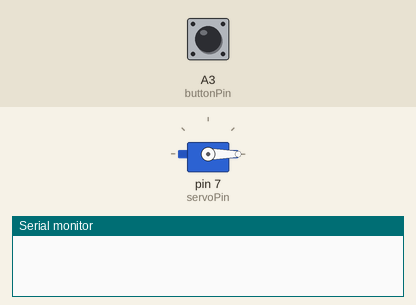
A sketch run on a simulated Arduino Uno, built with avr-gcc and run on an emulated ATmega328P. On the bench: servo, the last lines printed to the serial monitor. The test bench sets the inputs (shaded band); at power-on: A3 (buttonPin) HIGH.

Above: at 1.2 s.
1.3 s: A3 (buttonPin) pulled LOW for 3.2 s
At 2.1 s:
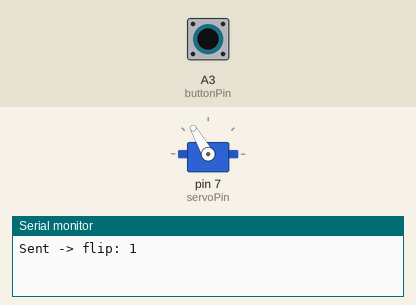
Timing chart, 0 to 6.8 s (numbered marks = the images above; inputs shaded):
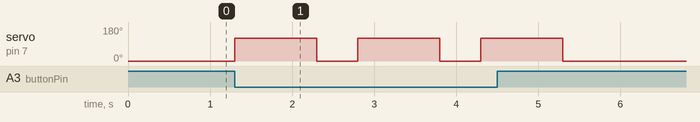

The sketch:

flippyOnly.ino
```cpp
#include <Servo.h>

// the servo object
Servo flippy;

// pin number
const int servoPin = 7;
const int buttonPin = A3;    // change to where the button is pinned

// position of the flippy (in degrees)
const int restPos = 0;
const int flipPos = 120;

int pos = 0;

void setup() {
  // put your setup code here, to run once:
  flippy.attach(servoPin);
  flippy.write(pos);

  pinMode(buttonPin, INPUT_PULLUP);   // reads HIGH when open, LOW when pressed
  Serial.begin(9600);
}

void loop() {
  // put your main code here, to run repeatedly:

  // if pressed then flip
  if (digitalRead(buttonPin) == LOW) {
     Serial.print("Sent -> flip: ");
     Serial.print(digitalRead(buttonPin) == LOW);
     Serial.print("\n");
     woohoo();
  }
}

// flip code
void woohoo() {
  flippy.write(flipPos);  // flip
  delay(1000);            // wait for a second before retracting
  flippy.write(restPos);  // retract
  delay(500);
}
```

Measured:
- after the input at 1.3 s, servo on pin 7 (servoPin): alternates 120° for 1.0 s and 0° for 0.50 s, 6 changes in all, then stays 0°, starting at once
